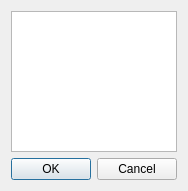
<?xml version="1.0" encoding="UTF-8"?>
<ui version="4.0">
 <class>ListTrends</class>
 <widget class="QDialog" name="ListTrends">
  <property name="geometry">
   <rect>
    <x>0</x>
    <y>0</y>
    <width>184</width>
    <height>191</height>
   </rect>
  </property>
  <property name="windowTitle">
   <string>Выбор схемы</string>
  </property>
  <layout class="QVBoxLayout" name="verticalLayout">
   <item>
    <widget class="ListEMF" name="List">
     <property name="mouseTracking">
      <bool>true</bool>
     </property>
     <property name="selectionMode">
      <enum>QAbstractItemView::SelectionMode::MultiSelection</enum>
     </property>
     <property name="selectionBehavior">
      <enum>QAbstractItemView::SelectionBehavior::SelectRows</enum>
     </property>
     <property name="selectionRectVisible">
      <bool>false</bool>
     </property>
    </widget>
   </item>
   <item>
    <widget class="QDialogButtonBox" name="buttonBox">
     <property name="orientation">
      <enum>Qt::Orientation::Horizontal</enum>
     </property>
     <property name="standardButtons">
      <set>QDialogButtonBox::StandardButton::Cancel|QDialogButtonBox::StandardButton::Ok</set>
     </property>
    </widget>
   </item>
  </layout>
 </widget>
 <customwidgets>
  <customwidget>
   <class>ListEMF</class>
   <extends>QListView</extends>
   <header>listemf.h</header>
  </customwidget>
 </customwidgets>
 <resources/>
 <connections>
  <connection>
   <sender>buttonBox</sender>
   <signal>accepted()</signal>
   <receiver>ListTrends</receiver>
   <slot>accept()</slot>
   <hints>
    <hint type="sourcelabel">
     <x>248</x>
     <y>254</y>
    </hint>
    <hint type="destinationlabel">
     <x>157</x>
     <y>274</y>
    </hint>
   </hints>
  </connection>
  <connection>
   <sender>buttonBox</sender>
   <signal>rejected()</signal>
   <receiver>ListTrends</receiver>
   <slot>reject()</slot>
   <hints>
    <hint type="sourcelabel">
     <x>316</x>
     <y>260</y>
    </hint>
    <hint type="destinationlabel">
     <x>286</x>
     <y>274</y>
    </hint>
   </hints>
  </connection>
 </connections>
</ui>
